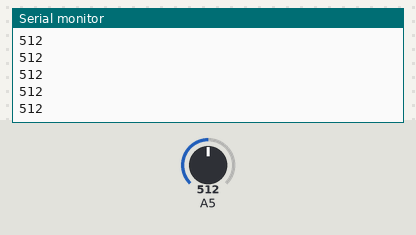
This sketch was run on a simulated Arduino Uno, built with avr-gcc and run on an emulated ATmega328P. Shown: the last lines printed to the serial monitor. The test bench sets the inputs (shaded band); at power-on: A5 = 512.

Above: at 1.2 s.
1.3 s: A5 set to 716
At 1.31 s:
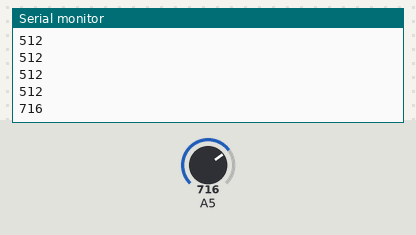
2.8 s: A5 set to 900
At 2.81 s:
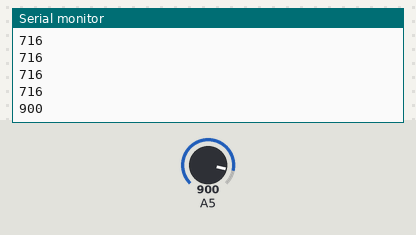
Timing chart, 0 to 5.8 s (numbered marks = the images above; inputs shaded):
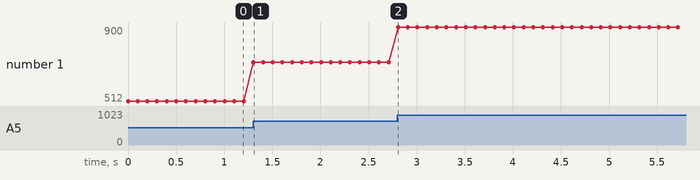

The sketch:

lightSensor.ino
```cpp
void LightSensor(int pin, int speed)
{
  int light = analogRead(pin);
  Serial.println(light);
  delay(speed);
}
void setup()
{
  Serial.begin(9600);
}
void loop()
{
  LightSensor(A5, 100);
}
//Photoresistor Sensor value
//500 and more there light in the room
//500 and less can be a dark room
//60 and less can be almost a complete dark room
//10 and less dark room
```

Measured:
- after the input at 1.3 s, the serial monitor: prints a new line at once (image 1)
- after the input at 2.8 s, the serial monitor: prints a new line at once (image 2)
- plotted number 1: 512 → 716 after the input at 1.3 s, 716 → 900 after the input at 2.8 s
